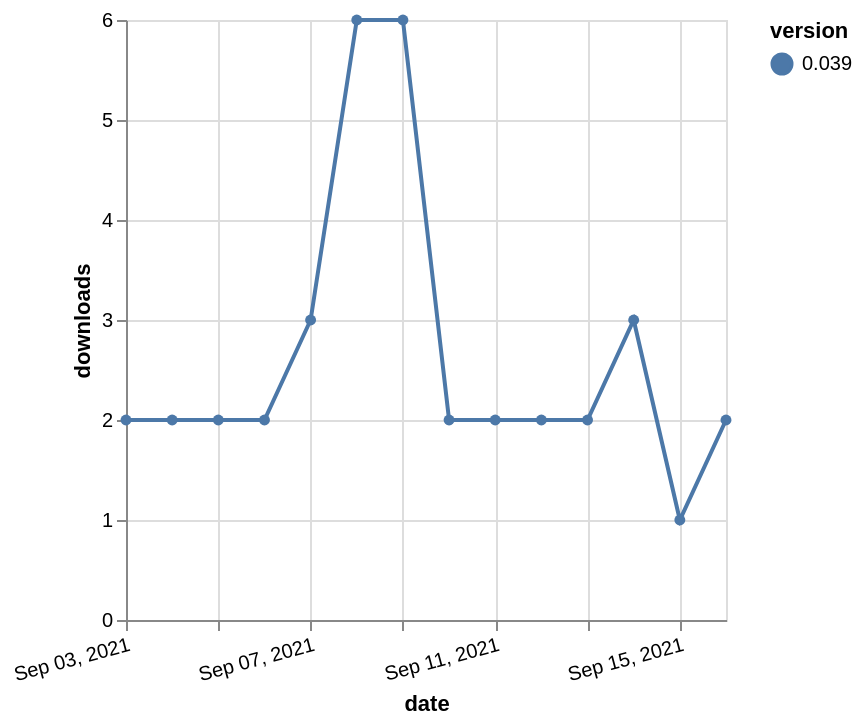

Express this chart as Vega-Lite.
### Vega-Lite specification from a JSON file in a GitHub repository (floating-point values rounded to 4 significant figures)
{"$schema": "https://vega.github.io/schema/vega-lite/v5.json", "description": "A simple bar chart with embedded data.", "data": {"values": [{"date": "2021-09-03", "total": 4253, "delta": 2, "version": "0.039"}, {"date": "2021-09-04", "total": 4255, "delta": 2, "version": "0.039"}, {"date": "2021-09-05", "total": 4257, "delta": 2, "version": "0.039"}, {"date": "2021-09-06", "total": 4259, "delta": 2, "version": "0.039"}, {"date": "2021-09-07", "total": 4262, "delta": 3, "version": "0.039"}, {"date": "2021-09-08", "total": 4268, "delta": 6, "version": "0.039"}, {"date": "2021-09-09", "total": 4274, "delta": 6, "version": "0.039"}, {"date": "2021-09-10", "total": 4276, "delta": 2, "version": "0.039"}, {"date": "2021-09-11", "total": 4278, "delta": 2, "version": "0.039"}, {"date": "2021-09-12", "total": 4280, "delta": 2, "version": "0.039"}, {"date": "2021-09-13", "total": 4282, "delta": 2, "version": "0.039"}, {"date": "2021-09-14", "total": 4285, "delta": 3, "version": "0.039"}, {"date": "2021-09-15", "total": 4286, "delta": 1, "version": "0.039"}, {"date": "2021-09-16", "total": 4288, "delta": 2, "version": "0.039"}]}, "width": "container", "mark": {"type": "line", "point": {"filled": true}}, "encoding": {"x": {"field": "date", "type": "temporal", "timeUnit": "yearmonthdate", "title": "date", "axis": {"labelAngle": -15}}, "y": {"field": "delta", "type": "quantitative", "title": "downloads"}, "color": {"field": "version", "type": "nominal"}, "tooltip": {"field": "delta"}}}
